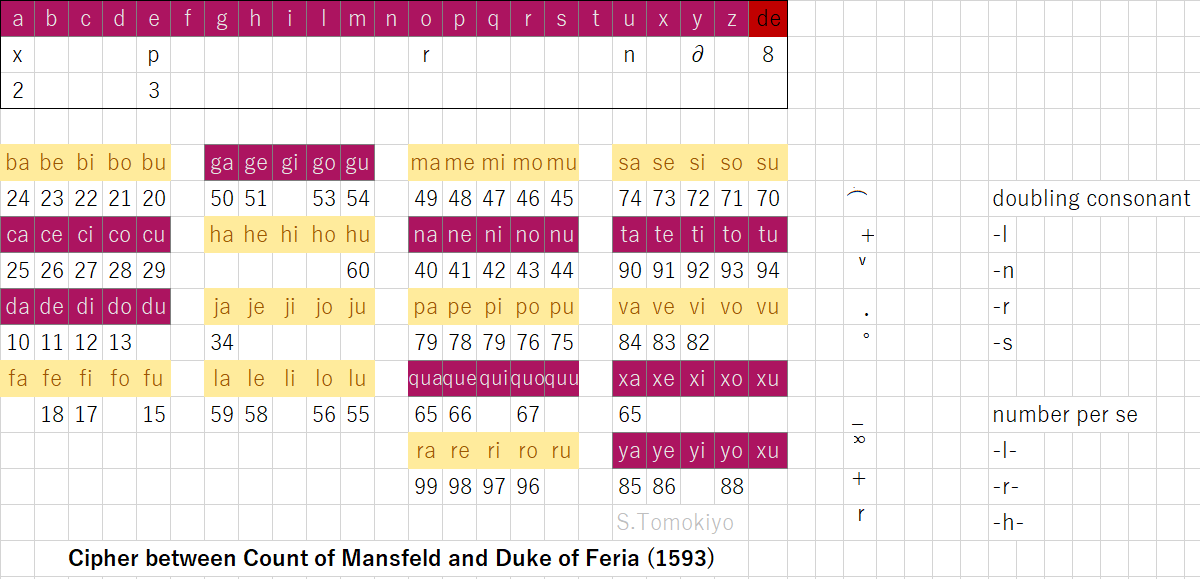
#> input picture sessa1593/src/spanish3mansfeld.png, 1200 x 579 px
$ python deskew.py src/spanish3mansfeld.png src/spanish3mansfeld.png
#> lines starting #> are read from the running program, lines starting #| are printed output that depends on the picture; after the words box and inside, x2 and y2 are one past the last pixel; in counts of white or black regions, pixels touching at a corner belong together
"""Find the skew angle that maximises row-profile contrast, rotate, re-strip."""
import numpy as np, os, sys
from PIL import Image, ImageOps
src=sys.argv[1]; outdir=sys.argv[2]
im=Image.open(src).convert('L')
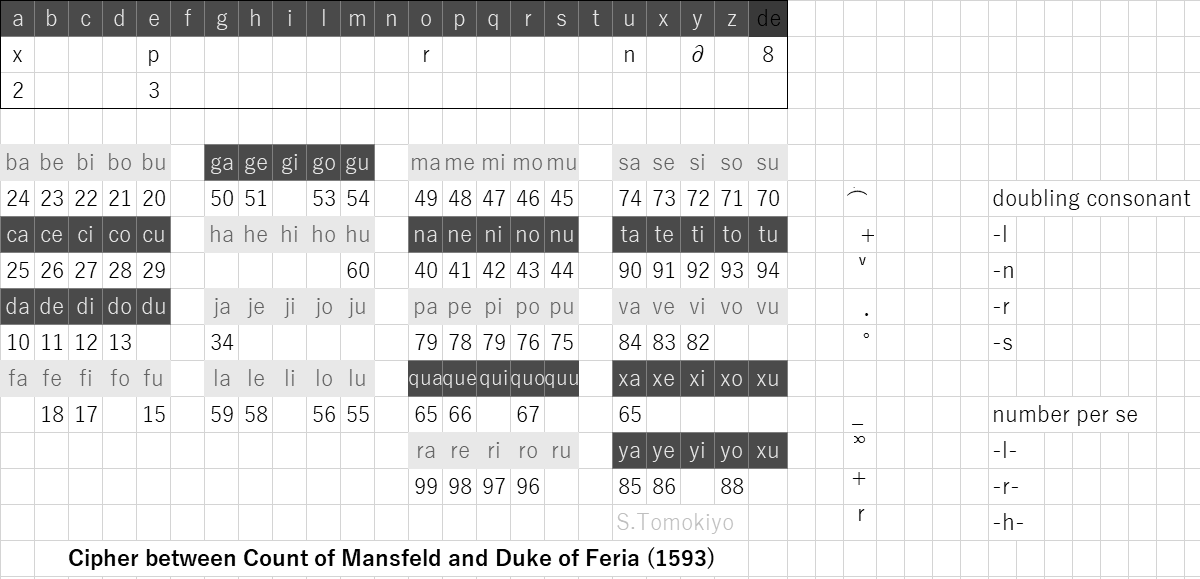
#> im: PIL image 1200x579 L; min 0, max 255, mean 226.6
a0=np.asarray(im,dtype=np.float32)
thr=a0.mean()-0.5*a0.std()
#> thr = 195.9
best=(None,-1)
for ang in np.arange(-3.0,3.01,0.25):
    r=im.rotate(ang,resample=Image.BILINEAR,fillcolor=255)
    a=np.asarray(r,dtype=np.float32)
    rows=(a<thr).sum(1).astype(float)
    score=float(np.var(rows))
    if score>best[1]: best=(ang,score)
#> this loop made 25 passes
#> (score, best) on passes 1 to 12: (23788, (-3, 23788)), (25735.4, (-2.75, 25735.4)), (27767.7, (-2.5, 27767.7)), (29760.9, (-2.25, 29760.9)), (31263.4, (-2, 31263.4)), (33316, (-1.75, 33316)), (35054.6, (-1.5, 35054.6)), (36488, (-1.25, 36488)), (38733.9, (-1, 38733.9)), (41437.3, (-0.75, 41437.3)), (44214.8, (-0.5, 44214.8)), (46585.8, (-0.25, 46585.8))
#> score on passes 14 to 19: 46418.5, 44239.8, 41553.3, 39058, 36593.4, 35292.9
#> pass 1, `r=im.rotate(ang,resample=Image.BILINEAR,fillcolor=255)`:
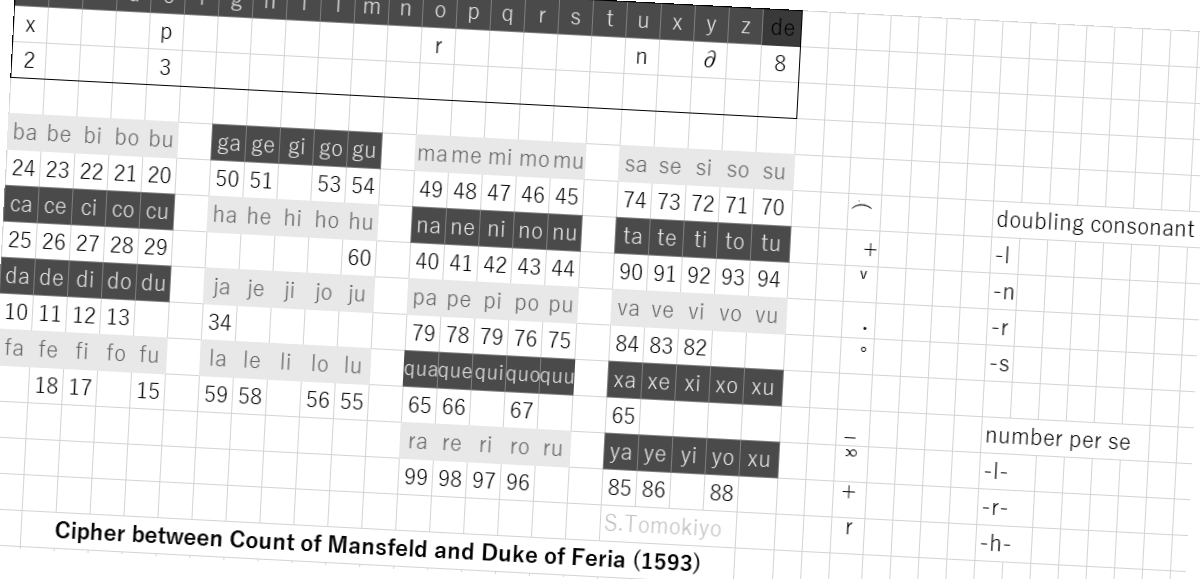
#> r: PIL image 1200x579 L; min 0, max 255, mean 229
#> pass 2, `r=im.rotate(ang,resample=Image.BILINEAR,fillcolor=255)`:
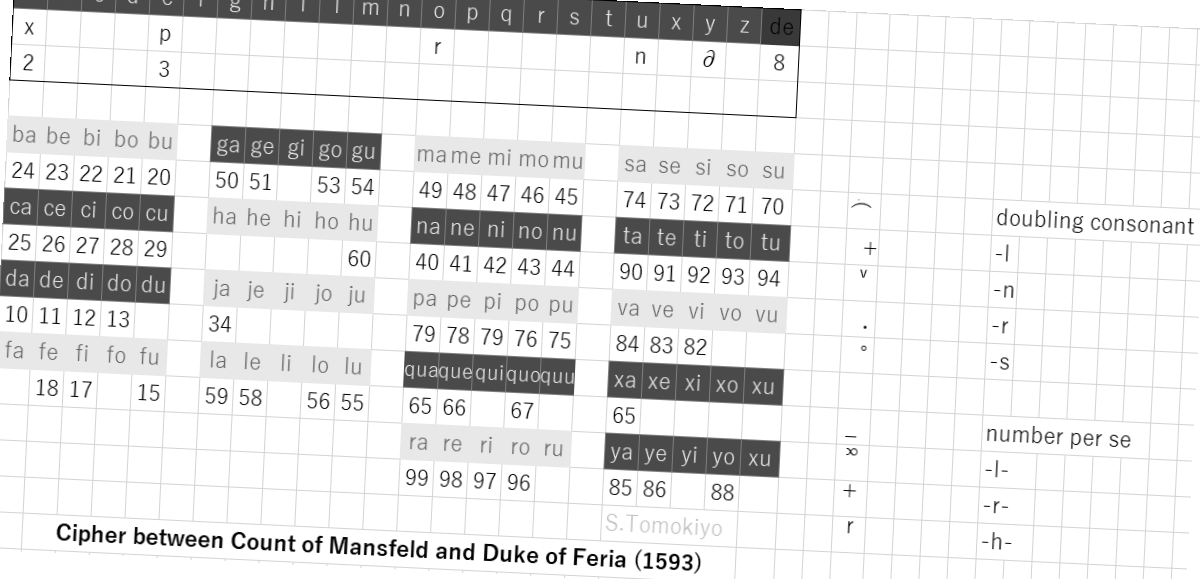
#> r: PIL image 1200x579 L; min 0, max 255, mean 228.8
ang=best[0]; print('skew angle',ang)
#> after `ang = best[0]`: ang = 0
#| skew angle 0.0
r=im.rotate(ang,resample=Image.BILINEAR,fillcolor=255)
a=np.asarray(r,dtype=np.float32); ink=(a<thr); H,W=ink.shape
#> after `ink = a < thr`:
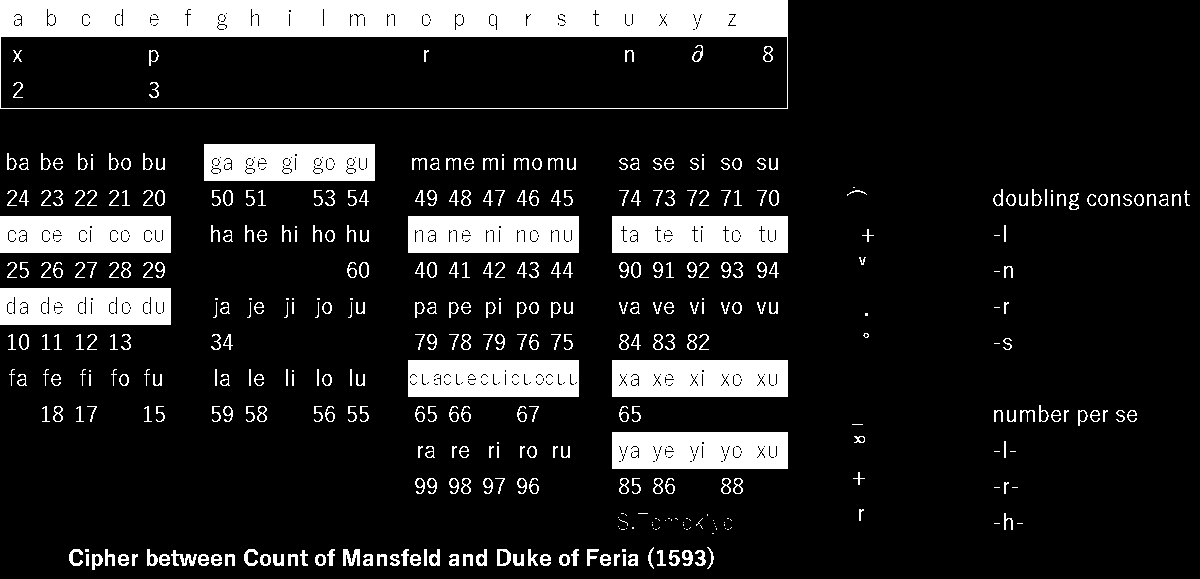
#> ink: shape (579, 1200) bool; 14% white; 412 white regions (75 under 20 px), largest, box (x1, y1, x2, y2) and area: (0, 0, 788, 109) 29466, (612, 216, 788, 253) 6272, (612, 360, 788, 397) 6272
#> after `H, W = ink.shape`: H = 579; W = 1200
rows=ink.sum(1).astype(float)
#> rows = 579 values, max 788 at index 0, min 0 at index 109, mean 167.8
sm=np.convolve(rows,np.ones(15)/15,mode='same'); mx=sm.max()
#> after `sm = np.convolve(rows, np.ones(15) / 15, mode='same')`: sm = 579 values, max 780.3 at index 7, min 0 at index 116, mean 165.3
#> after `mx = sm.max()`: mx = 780.3
peaks=[]
for i in range(1,H-1):
    if sm[i]>=sm[i-1] and sm[i]>sm[i+1] and sm[i]>mx*0.20:
        if not peaks or i-peaks[-1]>=70: peaks.append(i)
        elif sm[i]>sm[peaks[-1]]: peaks[-1]=i
#> after the loop, peaks = [7, 223, 374, 450, 558]
print('lines',len(peaks))
#| lines 5
os.makedirs(outdir,exist_ok=True)
for n,c in enumerate(peaks,1):
    lo=max(0,c-58); hi=min(H,c+58)
    ImageOps.autocontrast(r.crop((0,lo,W,hi)),cutoff=1).save(f'{outdir}/D{n:02d}.png')
#> this loop made 5 passes
#> (c, lo, hi) on passes 1 to 5: (7, 0, 65), (223, 165, 281), (374, 316, 432), (450, 392, 508), (558, 500, 579)
#> pass 1, `ImageOps.autocontrast(r.crop((0,lo,W,hi)),cutoff=1).save(f'{outdir}/D{..`:
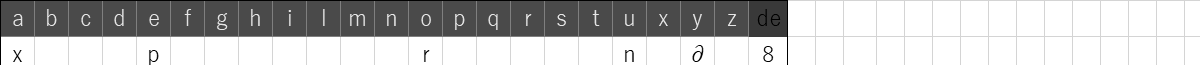
#> saved as D01.png: PIL image 1200x65 L; min 0, max 255, mean 186.7
#> pass 2, `ImageOps.autocontrast(r.crop((0,lo,W,hi)),cutoff=1).save(f'{outdir}/D{..`:
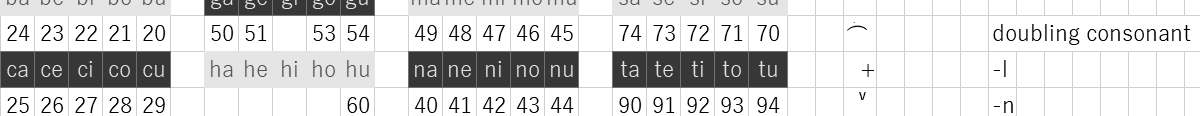
#> saved as D02.png: PIL image 1200x116 L; min 0, max 255, mean 213.8
print('written',len(peaks))
#| written 5
